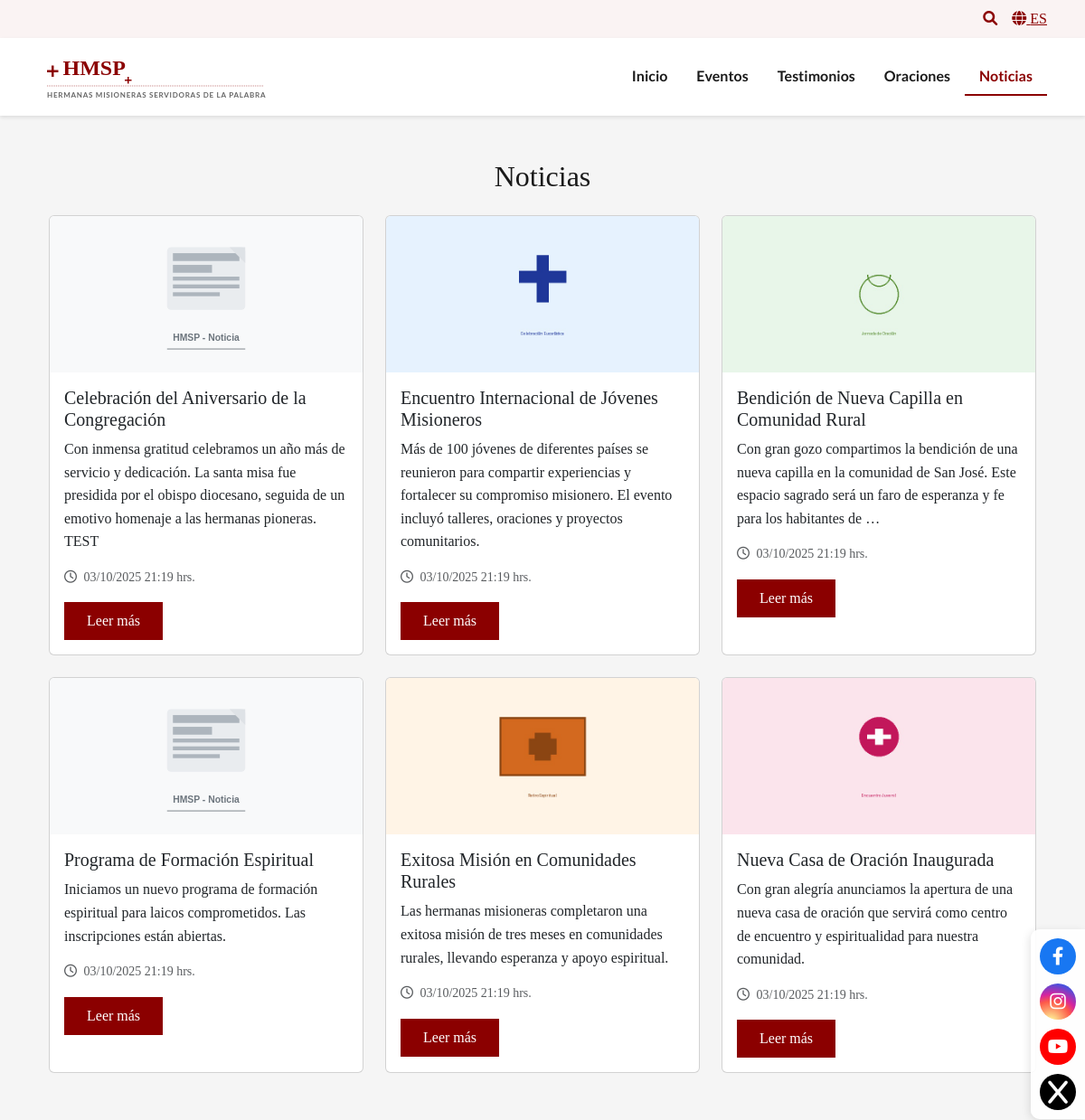
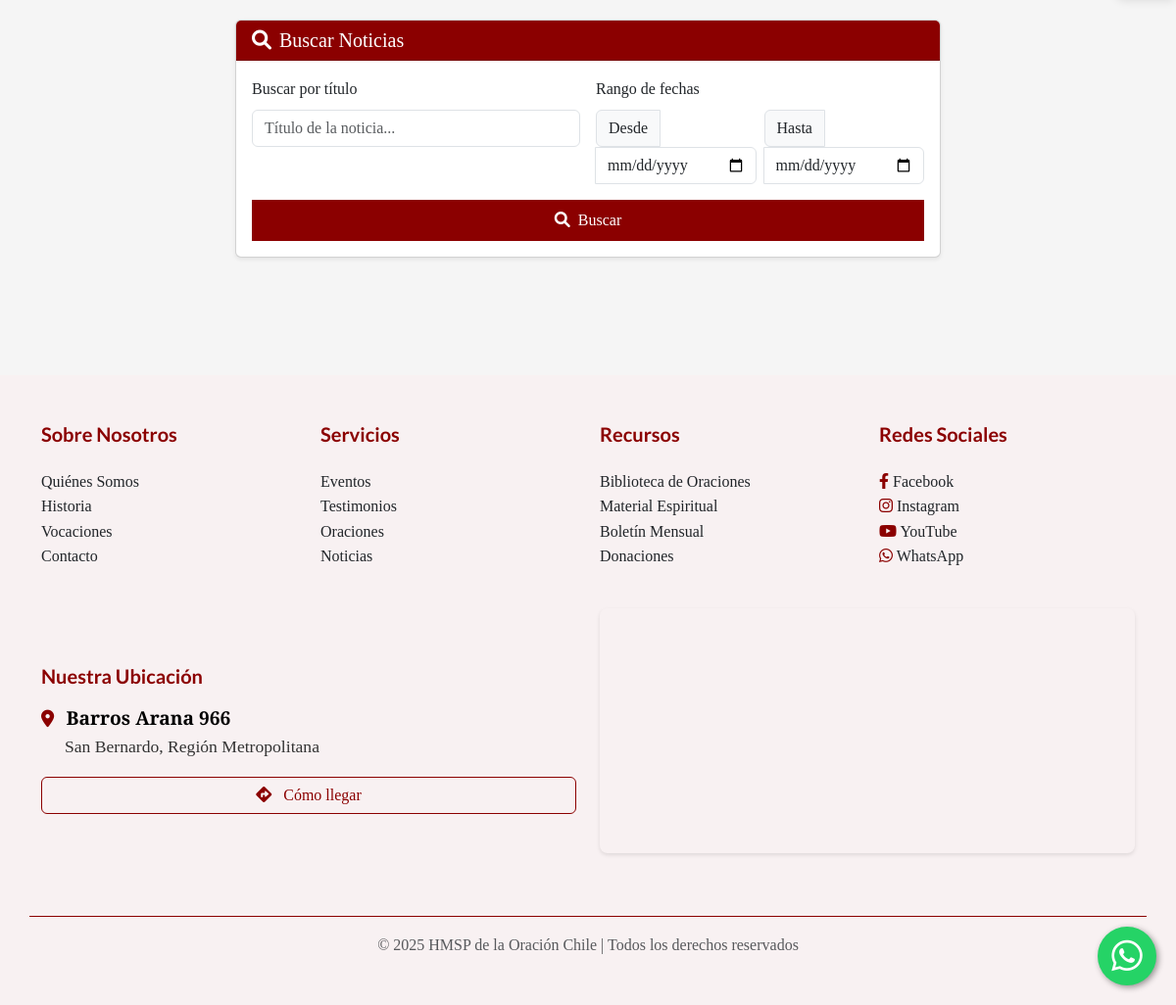
Screenshot of /noticias/ with the database file from the repository (2 pictures, top to bottom).
### hmsp/apps/core/models.py (models this page shows, shortened)
class Noticia(models.Model):
    titulo = models.CharField(max_length=200)
    slug = models.SlugField(unique=True, blank=True)
    contenido = models.TextField()
    imagen = models.ImageField(upload_to='noticias/', blank=True, null=True)
    destacada = models.BooleanField(default=False)
    creado = models.DateTimeField(auto_now_add=True)
    modificado = models.DateTimeField(auto_now=True)
    class Meta:
        ordering = ['-creado']
        verbose_name = 'Noticia'
        verbose_name_plural = 'Noticias'

### hmsp/apps/core/views.py (the view)
# urls.py: path('noticias/', views.NoticiaListView.as_view(), name='noticias'),
class NoticiaListView(ListView):
    model = Noticia
    template_name = 'core/noticias.html'
    context_object_name = 'noticias'
    paginate_by = 9
    def get_queryset(self):
        queryset = Noticia.objects.all()
        titulo = self.request.GET.get('titulo')
        if titulo:
            queryset = queryset.filter(titulo__icontains=titulo)
        fecha_desde = self.request.GET.get('fecha_desde')
        fecha_hasta = self.request.GET.get('fecha_hasta')
        if fecha_desde:
            queryset = queryset.filter(creado__date__gte=fecha_desde)
        if fecha_hasta:
            queryset = queryset.filter(creado__date__lte=fecha_hasta)
        return queryset.order_by('-creado')

### templates/core/noticias.html (shortened to what this page needs)
{% extends 'base.html' %}
{% load static %}
{% block extra_css %}
<link rel="stylesheet" href="{% static 'css/date-inputs.css' %}">
{% endblock %}
{% block content %}
<div class="container py-5">
    <h2 class="text-center mb-4">Noticias</h2>
    <div class="row">
        {% if object_list %}
            {% for noticia in object_list %}
                <div class="col-md-4 mb-4">
                    <div class="card h-100">
                        {% if noticia.imagen %}
                            <img src="{{ noticia.imagen.url }}" class="card-img-top" alt="{{ noticia.titulo }}">
                        {% else %}
                            <img src="{% static 'img/defaults/noticia-default.svg' %}" class="card-img-top" alt="{{ noticia.titulo }}">
                        {% endif %}
                        <div class="card-body">
                            <h5 class="card-title">{{ noticia.titulo }}</h5>
                            <p class="card-text">{{ noticia.contenido|truncatewords:30 }}</p>
                            <p class="text-muted small">
                                <i class="far fa-clock me-1"></i> {{ noticia.creado|date:"d/m/Y H:i" }} hrs.
                            </p>
                            <a href="{% url 'core:noticia_detalle' noticia.slug %}" class="btn btn-primary">Leer más</a>
                        </div>
                    </div>
                </div>
            {% endfor %}
        {% else %}
            <div class="col-12">
                <p class="text-center">No hay noticias disponibles en este momento.</p>
            </div>
        {% endif %}
    </div>
    <div class="row mt-5 mb-4">
        <div class="col-md-8 mx-auto">
            <div class="card shadow-sm">
                <div class="card-header bg-primary text-white">
                    <h5 class="mb-0"><i class="fas fa-search me-2"></i>Buscar Noticias</h5>
                </div>
                <form method="get" class="card-body">
                    <div class="row g-3">
                        <div class="col-md-6">
                            <label for="titulo" class="form-label">Buscar por título</label>
                            <input type="text" class="form-control" id="titulo" name="titulo" placeholder="Título de la noticia..." value="{{ request.GET.titulo }}">
                        </div>
                        <div class="col-md-6">
                            <label class="form-label">Rango de fechas</label>
                            <div class="row g-2">
                                <div class="col-6">
                                    <div class="input-group">
                                        <label class="input-group-text" style="min-width: 60px;">Desde</label>
                                        <input type="date" class="form-control date-input" id="fecha_desde" name="fecha_desde"
                                               value="{{ request.GET.fecha_desde }}" style="min-width: 140px;">
                                    </div>
                                </div>
                                <div class="col-6">
                                    <div class="input-group">
                                        <label class="input-group-text" style="min-width: 60px;">Hasta</label>
                                        <input type="date" class="form-control date-input" id="fecha_hasta" name="fecha_hasta"
                                               value="{{ request.GET.fecha_hasta }}" style="min-width: 140px;">
                                    </div>
                                </div>
                            </div>
                        </div>
                        <div class="col-12">
                            <button type="submit" class="btn btn-primary w-100">
                                <i class="fas fa-search me-2"></i>Buscar
                            </button>
                        </div>
                    </div>
                </form>
            </div>
        </div>
    </div>
</div>
{% endblock %}

### templates/base.html (shortened to what this page needs)
{% load static %}
<!DOCTYPE html>
<html lang="es">
<head>
    <link href="https://cdn.jsdelivr.net/npm/bootstrap@5.3.0/dist/css/bootstrap.min.css" rel="stylesheet">
    <link href="https://cdnjs.cloudflare.com/ajax/libs/font-awesome/6.0.0/css/all.min.css" rel="stylesheet">
    <link href="{% static 'css/styles.css' %}" rel="stylesheet">
    <link href="{% static 'css/vatican-theme.css' %}" rel="stylesheet">
    <link href="{% static 'core/css/whatsapp.css' %}" rel="stylesheet">
    <link href="{% static 'css/map.css' %}" rel="stylesheet">
    {% block extra_css %}{% endblock %}
</head>
<body>
    <div style="background-color: #faf3f3;" class="py-2">
        <div class="container">
            <div class="d-flex justify-content-end">
                <a href="#" class="text-primary me-3"><i class="fas fa-search"></i></a>
                <a href="#" class="text-primary"><i class="fas fa-globe"></i> ES</a>
            </div>
        </div>
    </div>
    <nav class="navbar navbar-expand-lg navbar-light bg-light sticky-top">
        <div class="container">
            <a class="navbar-brand" href="{% url 'core:home' %}">
                <img src="{% static 'img/logo.svg' %}" alt="HMSP Logo" height="60">
            </a>
            <div class="collapse navbar-collapse" id="navbarNav">
                <ul class="navbar-nav ms-auto">
                    <li class="nav-item">
                        <a class="nav-link {% if request.resolver_match.view_name == 'core:home' %}active{% endif %}"
                           href="{% url 'core:home' %}">Inicio</a>
                    </li>
                    <li class="nav-item">
                        <a class="nav-link {% if 'eventos' in request.path %}active{% endif %}"
                           href="{% url 'core:eventos' %}">Eventos</a>
                    </li>
                    <li class="nav-item">
                        <a class="nav-link {% if 'testimonios' in request.path %}active{% endif %}"
                           href="{% url 'core:testimonios' %}">Testimonios</a>
                    </li>
                    <li class="nav-item">
                        <a class="nav-link {% if 'oraciones' in request.path %}active{% endif %}"
                           href="{% url 'core:oraciones' %}">Oraciones</a>
                    </li>
                    <li class="nav-item">
                        <a class="nav-link {% if 'noticias' in request.path %}active{% endif %}"
                           href="{% url 'core:noticias' %}">Noticias</a>
                    </li>
                </ul>
            </div>
        </div>
    </nav>
    <main class="container">
        {% block content %}{% endblock %}
    </main>
    <div class="whatsapp-float">
        <a href="https://wa.me/56999817295" target="_blank" title="Contáctanos por WhatsApp">
            <i class="fab fa-whatsapp"></i>
        </a>
    </div>
    <div class="social-float">
        <a href="#" class="facebook" target="_blank" title="Síguenos en Facebook">
            <i class="fab fa-facebook-f"></i>
        </a>
        <a href="#" class="instagram" target="_blank" title="Síguenos en Instagram">
            <i class="fab fa-instagram"></i>
        </a>
        <a href="#" class="youtube" target="_blank" title="Suscríbete a nuestro canal">
            <i class="fab fa-youtube"></i>
        </a>
        <a href="#" class="x-social" target="_blank" title="Síguenos en X">
            <i class="fa-solid fa-x"></i>
        </a>
    </div>
    <footer class="footer" style="background-color: #f8f1f2;">
        <div class="container">
            <div class="row g-4">
                <div class="col-md-3">
                    <h5 class="text-primary">Sobre Nosotros</h5>
                    <ul class="footer-links">
                        <li><a href="{% url 'core:home' %}" class="text-dark">Quiénes Somos</a></li>
                        <li><a href="#" class="text-dark">Historia</a></li>
                        <li><a href="#" class="text-dark">Vocaciones</a></li>
                        <li><a href="#" class="text-dark">Contacto</a></li>
                    </ul>
                </div>
                <div class="col-md-3">
                    <h5 class="text-primary">Servicios</h5>
                    <ul class="footer-links">
                        <li><a href="{% url 'core:eventos' %}" class="text-dark">Eventos</a></li>
                        <li><a href="{% url 'core:testimonios' %}" class="text-dark">Testimonios</a></li>
                        <li><a href="{% url 'core:oraciones' %}" class="text-dark">Oraciones</a></li>
                        <li><a href="{% url 'core:noticias' %}" class="text-dark">Noticias</a></li>
                    </ul>
                </div>
                <div class="col-md-3">
                    <h5 class="text-primary">Recursos</h5>
                    <ul class="footer-links">
                        <li><a href="#" class="text-dark">Biblioteca de Oraciones</a></li>
                        <li><a href="#" class="text-dark">Material Espiritual</a></li>
                        <li><a href="#" class="text-dark">Boletín Mensual</a></li>
                        <li><a href="#" class="text-dark">Donaciones</a></li>
                    </ul>
                </div>
                <div class="col-md-3">
                    <h5 class="text-primary">Redes Sociales</h5>
                    <ul class="footer-links">
                        <li><a href="https://www.facebook.com/profile.php?id=100064580510184" class="text-dark"><i class="fab fa-facebook-f text-primary"></i> Facebook</a></li>
                        <li><a href="#" class="text-dark"><i class="fab fa-instagram text-primary"></i> Instagram</a></li>
                        <li><a href="#" class="text-dark"><i class="fab fa-youtube text-primary"></i> YouTube</a></li>
                        <li><a href="#" class="text-dark"><i class="fab fa-whatsapp text-primary"></i> WhatsApp</a></li>
                    </ul>
                </div>
            </div>
            <div class="row mt-4 pb-4">
                <div class="col-md-6 d-flex flex-column justify-content-center">
                    <h5 class="text-primary mb-3">Nuestra Ubicación</h5>
                    <p class="location-text mb-3">
                        <i class="fas fa-map-marker-alt text-primary me-2"></i>
                        <strong>Barros Arana 966</strong><br>
                        <span class="ms-4">San Bernardo, Región Metropolitana</span>
                    </p>
                    <a href="https://www.google.com/maps/place/Barros+Arana+966,+8071330+San+Bernardo,+Regi%C3%B3n+Metropolitana"
                       class="btn btn-outline-primary" target="_blank">
                        <i class="fas fa-directions me-2"></i> Cómo llegar
                    </a>
                </div>
                <div class="col-md-6">
                    <div class="map-container" style="height: 250px; width: 100%;">
                        <iframe
                            src="https://www.google.com/maps/embed?pb=!1m18!1m12!1m3!1d3324.9897504777387!2d-70.7040843!3d-33.5931789!2m3!1f0!2f0!3f0!3m2!1i1024!2i768!4f13.1!3m3!1m2!1s0x9662d946f8e2a1b1%3A0x43b3bfa30a876916!2sBarros%20Arana%20966%2C%208071330%20San%20Bernardo%2C%20Regi%C3%B3n%20Metropolitana!5e0!3m2!1ses!2scl!4v1696305234567!5m2!1ses!2scl"
                            width="100%"
                            height="100%"
                            style="border:0;"
                            allowfullscreen=""
                            loading="lazy"
>
                        </iframe>
                    </div>
                </div>
            </div>
            <div class="row mt-4 pt-3 border-top border-primary">
                <div class="col-12 text-center">
                    <p class="mb-0 text-muted">&copy; {% now "Y" %} HMSP de la Oración Chile | Todos los derechos reservados</p>
                </div>
            </div>
        </div>
    </footer>
</body>
</html>

### rows the page displays
Noticia: titulo "Celebración del Aniversario de la Congregación", contenido "Con inmensa gratitud celebramos un año más de servicio y dedicación. La santa misa fue presidida por el obispo diocesano, seguida de un emotivo homenaje a las hermanas pioneras. TEST", creado "03/10/2025 21:19"
Noticia: imagen (picture), titulo "Encuentro Internacional de Jóvenes Misioneros", contenido "Más de 100 jóvenes de diferentes países se reunieron para compartir experiencias y fortalecer su compromiso misionero. El evento incluyó talleres, oraciones y proyectos comunitarios.", creado "03/10/2025 21:19"
Noticia: imagen (picture), titulo "Bendición de Nueva Capilla en Comunidad Rural", contenido "Con gran gozo compartimos la bendición de una nueva capilla en la comunidad de San José. Este espacio sagrado será un faro de esperanza y fe para los habitantes de …", creado "03/10/2025 21:19"
Noticia: titulo "Programa de Formación Espiritual", contenido "Iniciamos un nuevo programa de formación espiritual para laicos comprometidos. Las inscripciones están abiertas.", creado "03/10/2025 21:19"
Noticia: imagen (picture), titulo "Exitosa Misión en Comunidades Rurales", contenido "Las hermanas misioneras completaron una exitosa misión de tres meses en comunidades rurales, llevando esperanza y apoyo espiritual.", creado "03/10/2025 21:19"
Noticia: imagen (picture), titulo "Nueva Casa de Oración Inaugurada", contenido "Con gran alegría anunciamos la apertura de una nueva casa de oración que servirá como centro de encuentro y espiritualidad para nuestra comunidad.", creado "03/10/2025 21:19"
